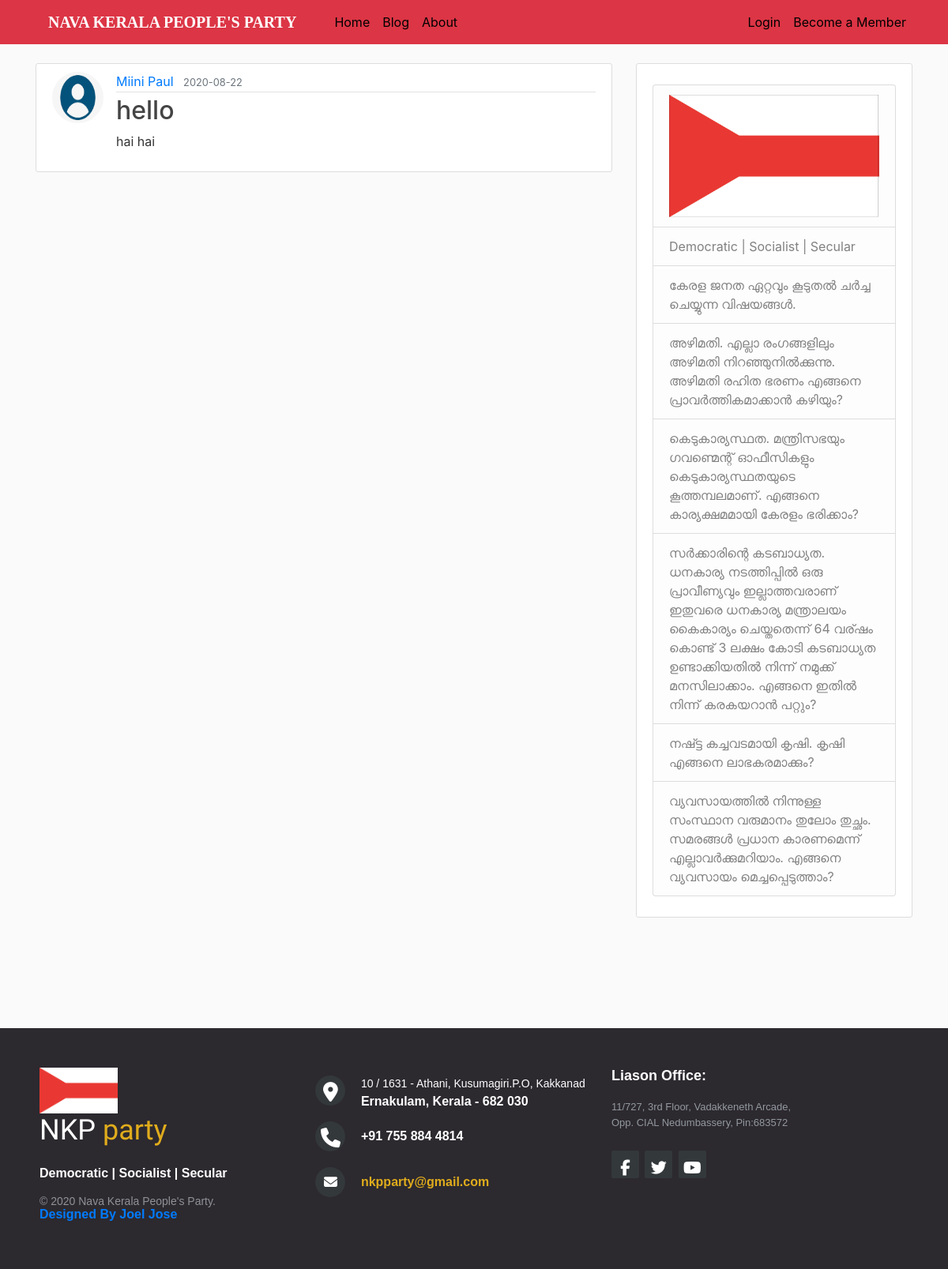
/post/6, run on an earlier commit of the app's database.
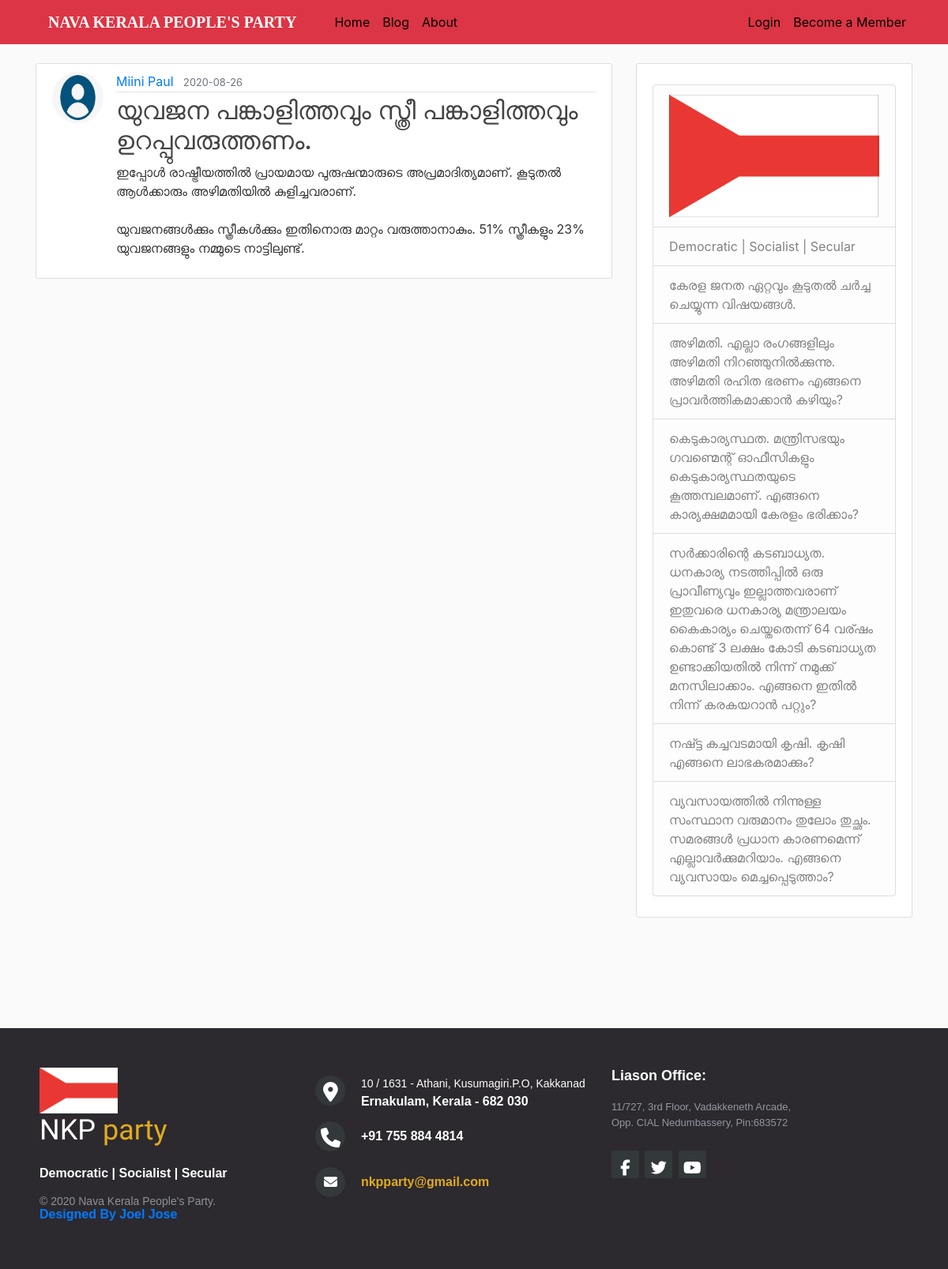
And on a later commit of the database.
### mySite/models.py (models this page shows, shortened)
class Post(db.Model):
    id = db.Column(db.Integer, primary_key=True)
    title = db.Column(db.String(100), nullable=False)
    date_posted = db.Column(db.DateTime, nullable=False, default=datetime.utcnow)
    content = db.Column(db.Text, nullable=False)
    user_id = db.Column(db.Integer, db.ForeignKey('user.id'), nullable=False)
    status=db.Column(db.Integer,nullable=False,default=0)

### mySite/posts/routes.py (the view)
@posts.route("/post/<int:post_id>")
def post(post_id):
    post = Post.query.get_or_404(post_id)
    return render_template('post.html', title=post.title, post=post)

### mySite/templates/post.html (shortened to what this page needs)
{% extends "layout.html" %}
{% block content %}
  <article class="media content-section">
    <img class="rounded-circle article-img" src="{{ url_for('static', filename='profile_pics/' + post.author.image_file) }}">
    <div class="media-body">
      <div class="article-metadata">
        <a class="mr-2" href="{{ url_for('users.user_posts', username=post.author.username) }}">{{ post.author.username }}</a>
        <small class="text-muted">{{ post.date_posted.strftime('%Y-%m-%d') }}</small>
      </div>
      <h2 class="article-title">{{ post.title }}</h2>
      <p class="article-content">{{ post.content }}</p>
    </div>
  </article>
{% endblock content %}

What changed in the data, as far as the page shows it:
changed Post: date_posted "2020-08-22" → "2020-08-26"; title "hello" → "യുവജന പങ്കാളിത്തവും സ്ത്രീ പങ്കാളിത്തവും ഉറപ്പുവരുത്തണം."; content "hai hai" → "ഇപ്പോൾ രാഷ്ട്രീയത്തിൽ പ്രായമായ പുരുഷന്മാരുടെ അപ്രമാദിത്യമാണ്. കൂടുതൽ ആൾക്കാരും അഴിമതിയിൽ കുളിച്ചവരാണ്. യുവജനങ്ങൾക്കും സ്ത്രീകൾക്കും ഇതിനൊരു മാറ്റം വരുത്താനാകും. 51% സ്ത്രീകളും 23% യുവജനങ്ങളും നമ്മുടെ നാട്ടിലുണ്ട്."
